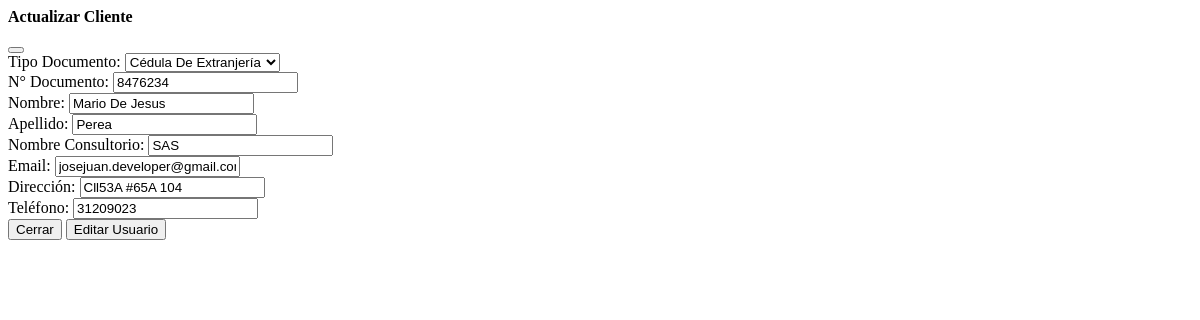
The page /client-update/20 on the database as committed earlier.
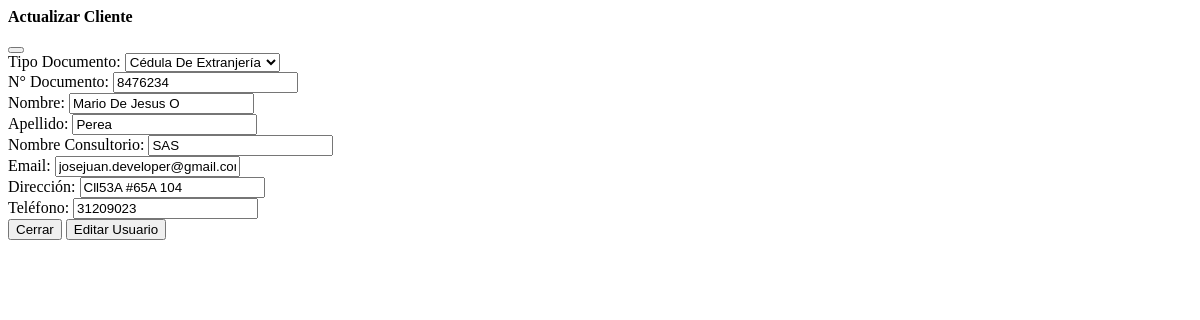
The same page on the database as committed later.
### apps/factura/models/client.py (models this page shows, shortened)
class Client(FacturaModel):
    TYPE_DOC = (
        ("CC", "Cédula de Ciudadanía"),
        ("TI", "Tarjeta de Identidad"),
        ("CE", "Cédula De Extranjería"),
        ("PS", "Pasaporte")
    )
    type_document   = models.CharField(max_length=20,
                                    choices=TYPE_DOC)
    num_doc         = models.CharField(max_length=20)
    first_name      = models.CharField(max_length=150)
    last_name       = models.CharField(max_length=150)
    email           = models.EmailField(max_length=150)
    direction       = models.CharField(max_length=150)
    phone           = models.CharField(max_length=150, null=True)
    name_consultory = models.CharField(max_length=150, null=True)
    class Meta:
        db_table            = 'client'
        verbose_name        = 'Cliente'
        verbose_name_plural = 'Clientes'

### apps/factura/views/clients.py (the view, shortened to what this page needs)
# urls.py: path('client-update/<int:pk>', ClientUpdateView.as_view(), name='update_client'),
class ClientUpdateView(View):
    template_name = "clients/edit_client.html"
    form_class = ClientForm
    def get(self, request, *args, **kwargs):
        type_doc = Client.TYPE_DOC
        client = self.get_object(kwargs.get('pk'))
        data = {
            'client': client,
            'type_doc': type_doc
        }
        return render(request, self.template_name, data)
    def get_object(self, pk):
        return Client.objects.filter(id=pk).first()

### templates/clients/edit_client.html (shortened to what this page needs)
<div class="modal-dialog modal-xl">
    <div class="modal-content">
    <div class="modal-header">
        <h4 class="modal-title" id="exampleModalLabel">Actualizar Cliente</h4>
        <button type="button" class="btn btn-secondary btn-sm" onclick="closeModalEdit()" aria-label="Close">
        </button>
    </div>
    <div class="modal-body">
        <form action="{% url 'factura:update_client' client.id  %}" method="POST" id="formClient">
            <div class="row mb-3">
                <div class="col-12 col-md-3">
                    <label for="recipient-name" class="col-form-label">Tipo Documento:</label>
                    <select name="type_document" class="form-control" id="">
                        {% for doc in type_doc %}
                            {% if doc.0 == client.type_document%}
                                <option value="{{ doc.0 }}" selected>{{ doc.1 }}</option>
                            {% endif %}
                        {% endfor %}
                    </select>
                </div>
                <div class="col-12 col-md-3">
                    <label for="recipient-name" class="col-form-label">N° Documento:</label>
                    <input type="text" name="num_doc" class="form-control" id="recipient-name" value="{{ client.num_doc }}" required>
                </div>
                <div class="col-12 col-md-3">
                    <label for="recipient-name" class="col-form-label">Nombre:</label>
                    <input type="text" name="first_name" class="form-control" id="recipient-name" value="{{ client.first_name }}" required>
                </div>
                <div class="col-12 col-md-3">
                    <label for="recipient-name" class="col-form-label">Apellido:</label>
                    <input type="text" name="last_name" class="form-control" id="recipient-name" value="{{ client.last_name }}" required>
                </div>
            </div>
            <div class="row mb-3">
                <div class="col-12 col-md-3">
                    <label for="recipient-name" class="col-form-label">Nombre Consultorio:</label>
                    <input type="text" name="name_consultory" class="form-control" id="recipient-name" value="{{ client.name_consultory }}" required>
                </div>
                <div class="col-12 col-md-3">
                    <label for="recipient-name" class="col-form-label">Email:</label>
                    <input type="text" name="email" class="form-control" id="recipient-name" value="{{ client.email }}" required>
                </div>
                <div class="col-12 col-md-3">
                    <label for="recipient-name" class="col-form-label">Dirección:</label>
                    <input type="text" name="direction" class="form-control" id="recipient-name" value="{{ client.direction }}" required>
                </div>
                <div class="col-12 col-md-3">
                    <label for="recipient-name" class="col-form-label">Teléfono:</label>
                    <input type="text" name="phone" class="form-control" id="recipient-name" value="{{ client.phone }}" required>
                </div>
            </div>
            <div class="modal-footer">
                <button type="button" class="btn btn-secondary" onclick="closeModalEdit()">Cerrar</button>
                <button type="button" class="btn btn-primary" onclick="updateClient({{ client.id }})">Editar Usuario</button>
            </div>
        </form>
    </div>
    </div>
</div>

Rows that differ between the two databases and show on the page:
changed Client "Cédula De Extranjería": first_name "Mario De Jesus" → "Mario De Jesus O"
